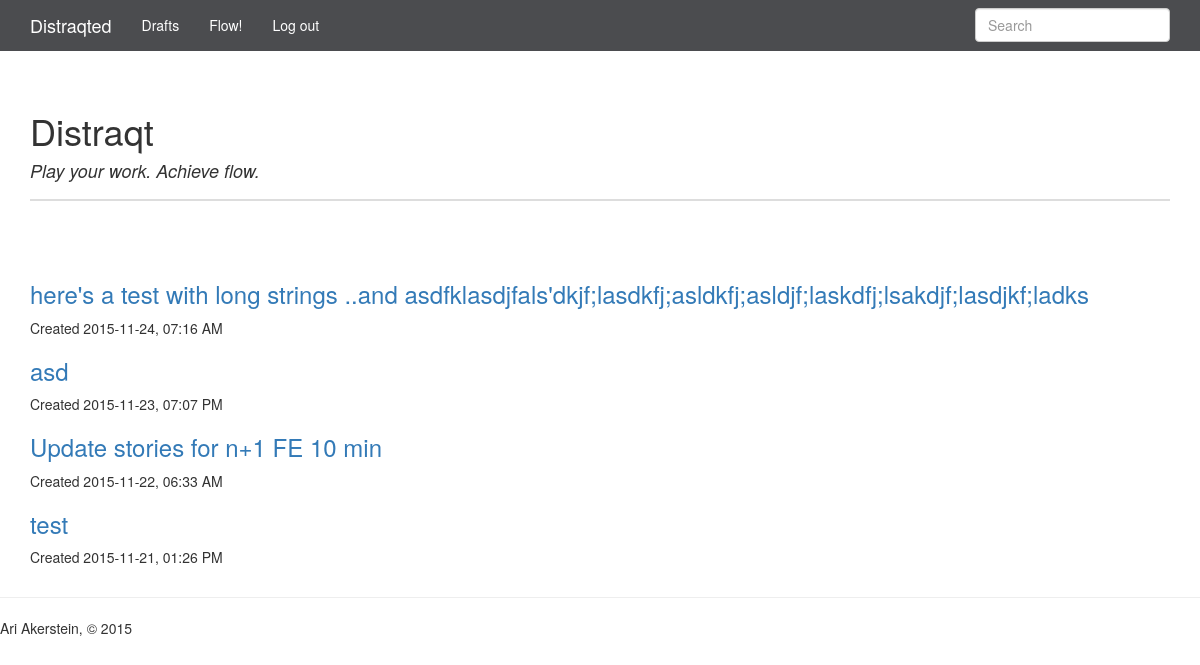
Page /drafts/ (signed in) on the committed database.
### app.py (models this page shows, shortened)
class Entry(flask_db.Model):
    title = CharField()
    slug = CharField(unique=True)
    content = TextField()
    published = BooleanField(index=True)
    timestamp = DateTimeField(default=datetime.datetime.now, index=True)
    @classmethod
    def drafts(cls):
        return Entry.select().where(Entry.published == False)

### app.py (the view)
    @classmethod
    def drafts(cls):
        return Entry.select().where(Entry.published == False)

### app.py (called while the page is built)
def login_required(fn):
    @functools.wraps(fn)
    def inner(*args, **kwargs):
        if session.get('logged_in'):
            return fn(*args, **kwargs)
        return redirect(url_for('login', next=request.path))
    return inner

@app.route('/drafts/')
@login_required
def drafts():
    query = Entry.drafts().order_by(Entry.timestamp.desc())
    return object_list('index.html', query, check_bounds=False)

### templates/index.html (shortened to what this page needs)
{% extends "base.html" %}
{% block content %}
  {% for entry in object_list %}
    {% if search %}
      {% set entry = entry.entry %}
    {% endif %}
    <h3>
      <a href="{% if entry.published %}{{ url_for('detail', slug=entry.slug) }}{% else %}{{ url_for('edit', slug=entry.slug) }}{% endif %}">
        {{ entry.title }}
      </a>
    </h3>
    <p>Created {{ entry.timestamp.strftime('%Y-%m-%d, %I:%M %p') }}</p>
  {% else %}
    <p>No entries have been created yet.</p>
  {% endfor %}
{% endblock %}

### templates/base.html (shortened to what this page needs)
<!doctype html>
<html>
  <head>
    <link rel=stylesheet type=text/css href="{{ url_for('static', filename='css/bootstrap.min.css') }}" />
    <link rel=stylesheet type=text/css href="{{ url_for('static', filename='css/hilite.css') }}" />
  </head>
  <body>
    <div class="navbar navbar-default navbar-static-top" role="navigation">
      <div class="container">
        <div class="navbar-header">
          <a class="navbar-brand" href="{{ url_for('index') }}">Distraqted</a>
        </div>
        <div class="navbar-collapse collapse">
          <ul class="nav navbar-nav">
            {% if session.logged_in %}
              <li><a href="{{ url_for('drafts') }}">Drafts</a></li>
              <li><a href="{{ url_for('create') }}">Flow!</a></li>
              <li><a href="{{ url_for('logout') }}">Log out</a></li>
            {% endif %}
          </ul>
          {% block search_bar %}
            <form action="{{ url_for('index') }}" class="navbar-form navbar-right" id="search-form" method="get" role="search">
              <div class="form-group">
                <input class="form-control" name="q" placeholder="Search" type="text" value="{% if search %}{{ search }}{% endif %}">
              </div>
            </form>
          {% endblock %}
        </div>
      </div>
    </div>
<div class="container content">
  <div class="page-header"><h1>Distraqt<h4><p><i>Play your work. Achieve flow.</p></i></h4></h1>
</div>
</div>
    <div class="container">
      {% block page_header %}
      <br></br>
      {% endblock %}
      {% block content %}{% endblock %}
</div>
{% block footer %}
      <footer>
        <hr />
        <p>Ari Akerstein, &copy; 2015</p>
      </footer>
{% endblock %}
  </body>
</html>

### rows in the picture
Entry: title "here's a test with long strings ..and asdfklasdjfals'dkjf;lasdkfj;asldkfj;asldjf;laskdfj;lsakdjf;lasdjkf;ladks", timestamp "2015-11-24, 07:16 AM"
Entry: title "asd", timestamp "2015-11-23, 07:07 PM"
Entry: title "Update stories for n+1 FE 10 min", timestamp "2015-11-22, 06:33 AM"
Entry: title "test", timestamp "2015-11-21, 01:26 PM"
